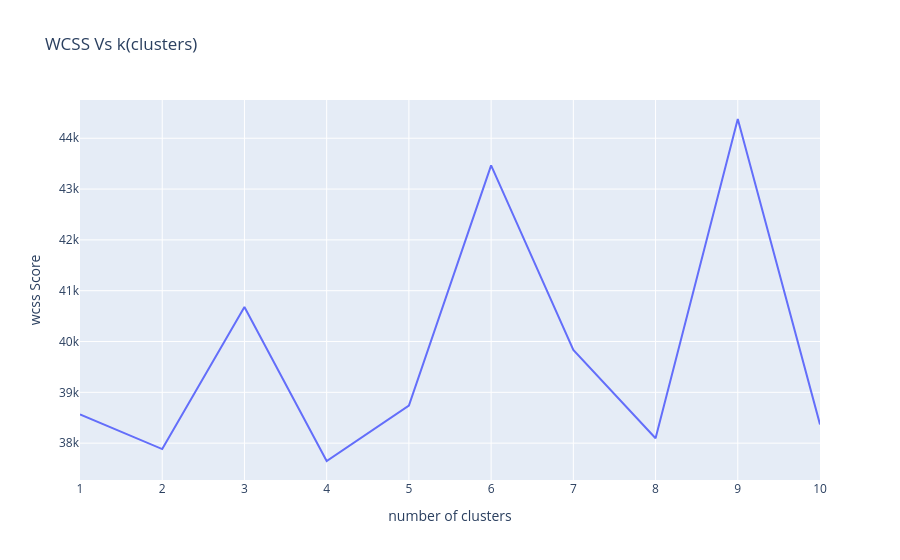

The notebook cell saved with this chart:
### Markdown cell above
## **Elbow Method**

### Code cell
fig = px.line(x=range(1,11),y=wcss1,title='WCSS Vs k(clusters)',labels={'x': 'number of clusters','y':'wcss Score'})
fig.show()

### Figure 1 — Plotly figure (JSON) as saved in the notebook; plotly's stock layout.template omitted (floating-point values rounded to 4 significant figures)
{"data": [{"hovertemplate": "number of clusters=%{x}<br>wcss Score=%{y}<extra></extra>", "legendgroup": "", "line": {"color": "#636efa", "dash": "solid"}, "marker": {"symbol": "circle"}, "mode": "lines", "name": "", "orientation": "v", "showlegend": false, "type": "scatter", "x": [1, 2, 3, 4, 5, 6, 7, 8, 9, 10], "xaxis": "x", "y": [38570.0, 37880.0, 40680.0, 37650.0, 38740.0, 43470.0, 39830.0, 38100.0, 44380.0, 38370.0], "yaxis": "y"}], "layout": {"legend": {"tracegroupgap": 0}, "title": {"text": "WCSS Vs k(clusters)"}, "xaxis": {"anchor": "y", "domain": [0, 1], "title": {"text": "number of clusters"}}, "yaxis": {"anchor": "x", "domain": [0, 1], "title": {"text": "wcss Score"}}}}
